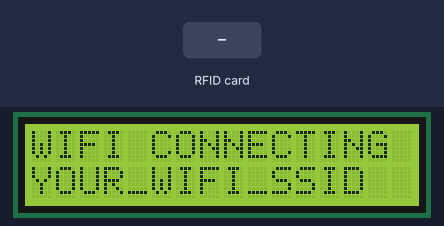
The sketch below on a simulated ESP32. Parts: 16×2 character LCD. Inputs (shaded band) come from the test bench. WiFi joins after 1.5 s; servers stay silent unless stated.

Above: at 1.3 s.
1.4 s: RFID card 5E 7A 19 C4 held to the reader
At 1.6 s:
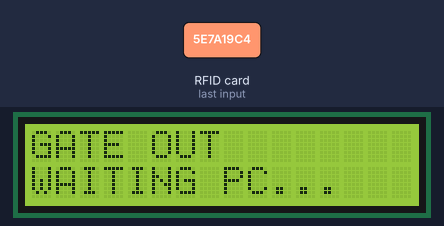
At 2.7 s:
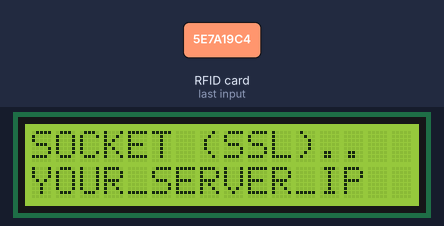
4.4 s: RFID card 5E 7A 19 C4 held to the reader
At 5.0 s:
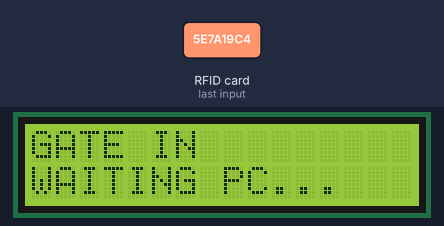
Timing chart, 0 to 7.4 s (numbered marks = the images above; inputs shaded):
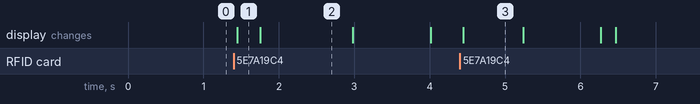

Measured:
- after the input at 1.4 s, the display: changes after 0.05 s (image 1)
- after the input at 4.4 s, the display: changes at once (image 3)
- what the display in image 2 shows lasts 1.2 s, from 1.8 s to 3.0 s
- what the display in image 3 shows lasts 0.8 s, from 4.4 s to 5.2 s

The sketch:

baidoxe.ino
```cpp
#include <ArduinoJson.h>
#include <ESP32Servo.h>
#include <LiquidCrystal_I2C.h>
#include <MFRC522.h>
#include <SPI.h>
#include <WiFi.h>
#include <Wire.h>

#include "config.h"

#include <WiFiClientSecure.h>

WiFiClientSecure client;

// =====================================================================
// PIN DEFINITIONS
// =====================================================================
#define SS_PIN_IN 5
#define RST_PIN_IN 25
#define SS_PIN_OUT 15
#define RST_PIN_OUT 26
#define SERVO_IN_PIN 32
#define SERVO_OUT_PIN 33
#define TRIG_IN 27
#define ECHO_IN 34
#define TRIG_OUT 4
#define ECHO_OUT 35

// Config
#define ULTRA_THRESHOLD_CM 10
#define SERVO_OPEN_ANGLE 90
#define SERVO_CLOSED_ANGLE 0
#define SERVO_MAX_OPEN_MS 15000

// Hardware Init
// Hardware Init
LiquidCrystal_I2C lcd(0x27, 16, 2);
MFRC522 mfrc_in(SS_PIN_IN, RST_PIN_IN);
MFRC522 mfrc_out(SS_PIN_OUT, RST_PIN_OUT);
Servo servo_in, servo_out;

// =====================================================================
// STATE & COMMUNICATION
// =====================================================================
enum GateResponse {
  STATUS_WAIT,
  STATUS_SUCCESS,
  STATUS_REJECT,
  STATUS_WRONG_WAY,
  STATUS_MANUAL_OPEN
};

struct GateMsg {
  GateResponse status;
  long fee;
};

QueueHandle_t queueIn;
QueueHandle_t queueOut;

SemaphoreHandle_t lcdMutex;
SemaphoreHandle_t spiMutex;
SemaphoreHandle_t socketMutex;

// =====================================================================
// HELPERS
// =====================================================================

void updateLCD(const char *line1, String line2) {
  if (xSemaphoreTake(lcdMutex, portMAX_DELAY)) {
    lcd.clear();
    lcd.setCursor(0, 0);
    lcd.print(line1);
    lcd.setCursor(0, 1);
    lcd.print(line2);
    xSemaphoreGive(lcdMutex);
  }
}

float getDistance(int trig, int echo) {
  digitalWrite(trig, LOW);
  delayMicroseconds(2);
  digitalWrite(trig, HIGH);
  delayMicroseconds(10);
  digitalWrite(trig, LOW);
  long duration = pulseIn(echo, HIGH, 26000); // ~4m max
  return (duration == 0) ? 999 : (duration / 2.0) / 29.1;
}

void sendJson(const char *gate, const char *action, String uid,
              const char *msg) {
  if (client.connected()) {
    StaticJsonDocument<256> doc;
    doc["gate"] = gate;
    doc["action"] = action;
    doc["uid"] = uid;
    doc["msg"] = msg;
    doc["auth"] = AUTH_TOKEN;

    if (xSemaphoreTake(socketMutex, portMAX_DELAY)) {
      serializeJson(doc, client);
      client.println();
      xSemaphoreGive(socketMutex);
    }
  }
}

void maintainConnection() {
  if (WiFi.status() != WL_CONNECTED) {
    updateLCD("WIFI CONNECTING", ssid);
    WiFi.begin(ssid, password);
    unsigned long start = millis();
    while (WiFi.status() != WL_CONNECTED && millis() - start < 10000) {
      vTaskDelay(pdMS_TO_TICKS(500));
    }
  }

  if (WiFi.status() == WL_CONNECTED && !client.connected()) {
    updateLCD("SOCKET (SSL)..", server_ip);
    client.setInsecure(); // Chấp nhận chứng chỉ tự ký (test)
    client.connect(server_ip, server_port);
    client.setTimeout(1000); // Tăng timeout cho handshake SSL
    vTaskDelay(pdMS_TO_TICKS(1000));

    if (client.connected()) {
      updateLCD("SYSTEM READY", "WIFI + SOCKET");
    }
  }
}

bool waitVehicle(int trig, int echo, MFRC522 &mfrc, const char *gate,
                 Servo &srv) {
  unsigned long start = millis();
  bool detected = false;
  bool passed = false;

  while (millis() - start < SERVO_MAX_OPEN_MS) {
    float d = getDistance(trig, echo);
    if (!detected && d < ULTRA_THRESHOLD_CM) {
      detected = true;
    } else if (detected && d >= ULTRA_THRESHOLD_CM) {
      vTaskDelay(pdMS_TO_TICKS(100));
      passed = true;
      break;
    }

    // --- KIỂM TRA THẺ QUÉT THÊM (BÁO BẬN) ---
    if (xSemaphoreTake(spiMutex, 0)) {
      if (mfrc.PICC_IsNewCardPresent() && mfrc.PICC_ReadCardSerial()) {
        updateLCD(gate, "BUSY! PLS WAIT");
        mfrc.PICC_HaltA();
      }
      xSemaphoreGive(spiMutex);
    }

    vTaskDelay(pdMS_TO_TICKS(50));
  }

  srv.write(SERVO_CLOSED_ANGLE);
  vTaskDelay(
      pdMS_TO_TICKS(600)); // Đợi 0.6s vừa đủ để servo quay về vị trí đóng
  srv.detach();

  updateLCD("PARKING SYSTEM", "READY...");
  return passed;
}

// =====================================================================
// TASKS
// =====================================================================

void TaskSocketListener(void *pv) {
  while (1) {
    bool hasData = false;

    // Bảo vệ việc kiểm tra Socket
    if (xSemaphoreTake(socketMutex, portMAX_DELAY)) {
      if (client.connected() && client.available()) {
        hasData = true;
      }
      xSemaphoreGive(socketMutex);
    }

    if (hasData) {
      String line = "";
      if (xSemaphoreTake(socketMutex, portMAX_DELAY)) {
        line = client.readStringUntil('\n');
        xSemaphoreGive(socketMutex);
      }

      line.trim();
      if (line.length() > 0) {
        StaticJsonDocument<300> doc;
        DeserializationError error = deserializeJson(doc, line);
        if (!error) {
          String gate = doc["gate"];
          String action = doc["action"];

          if (action == "AUTH") {
            String status = doc["status"];
            GateMsg msg;
            msg.fee = doc.containsKey("fee") ? doc["fee"] : 0;
            msg.status = STATUS_REJECT;

            if (status == "SUCCESS")
              msg.status = STATUS_SUCCESS;
            else if (status == "WRONG_WAY")
              msg.status = STATUS_WRONG_WAY;

            if (gate == "IN")
              xQueueSend(queueIn, &msg, 0);
            else if (gate == "OUT")
              xQueueSend(queueOut, &msg, 0);

          } else if (action == "OPEN") {
            GateMsg msg = {STATUS_MANUAL_OPEN, 0};
            if (gate == "IN")
              xQueueSend(queueIn, &msg, 0);
            else if (gate == "OUT")
              xQueueSend(queueOut, &msg, 0);
          }
        }
      }
    }
    vTaskDelay(pdMS_TO_TICKS(1));
  }
}

void TaskGate(void *pv) {
  bool isInsideGate = (bool)pv;
  MFRC522 &mfrc = isInsideGate ? mfrc_in : mfrc_out;
  Servo &srv = isInsideGate ? servo_in : servo_out;
  const char *lcdName = isInsideGate ? "GATE IN" : "GATE OUT";
  int trig = isInsideGate ? TRIG_IN : TRIG_OUT;
  int echo = isInsideGate ? ECHO_IN : ECHO_OUT;

  while (1) {
    bool triggerOpen = false;
    String scannedUid = "";
    GateMsg receivedMsg;

    // 1. Kiểm tra lệnh mở cổng (Thủ công hoặc từ Socket)
    if (xQueueReceive(isInsideGate ? queueIn : queueOut, &receivedMsg, 0) ==
        pdTRUE) {
      if (receivedMsg.status == STATUS_MANUAL_OPEN) {
        triggerOpen = true;
        updateLCD(lcdName, "MANUAL OPENING");
      }
    }

    // 2. Scan RFID (Nếu chưa được mở thủ công)
    bool cardFound = false;
    if (!triggerOpen) {
      if (xSemaphoreTake(spiMutex, portMAX_DELAY)) {
        if (mfrc.PICC_IsNewCardPresent() && mfrc.PICC_ReadCardSerial()) {
          for (byte i = 0; i < mfrc.uid.size; i++) {
            scannedUid += String(mfrc.uid.uidByte[i] < 0x10 ? "0" : "") +
                          String(mfrc.uid.uidByte[i], HEX) +
                          (i == mfrc.uid.size - 1 ? "" : " ");
          }
          scannedUid.toUpperCase();
          cardFound = true;
        }
        xSemaphoreGive(spiMutex);
      }
    }

    if (cardFound) {
      // 1. GỬI YÊU CẦU NGAY LẬP TỨC
      sendJson(isInsideGate ? "GATE IN" : "GATE OUT", "CHECK", scannedUid,
               "Auth Req");
      updateLCD(lcdName, "WAITING PC...");

      // 2. Chờ kết quả từ Queue thay vì dùng loop polling
      if (xQueueReceive(isInsideGate ? queueIn : queueOut, &receivedMsg,
                        pdMS_TO_TICKS(5000)) == pdTRUE) {
        if (receivedMsg.status == STATUS_SUCCESS) {
          triggerOpen = true;
          if (!isInsideGate) {
            updateLCD("SUCCESS! EXIT",
                      "FEE: " + String(receivedMsg.fee) + "VND");
            vTaskDelay(pdMS_TO_TICKS(500));
          } else {
            updateLCD(lcdName, "SUCCESS! WELCOME");
          }
        } else if (receivedMsg.status == STATUS_WRONG_WAY) {
          updateLCD(lcdName, "ALREDY IN/OUT");
        } else if (receivedMsg.status == STATUS_REJECT) {
          updateLCD(lcdName, "CARD REJECTED");
        } else if (receivedMsg.status == STATUS_MANUAL_OPEN) {
          triggerOpen = true;
          updateLCD(lcdName, "MANUAL OPENING");
        }
      } else {
        updateLCD(lcdName, "PC TIMEOUT");
      }

      if (xSemaphoreTake(spiMutex, portMAX_DELAY)) {
        mfrc.PICC_HaltA();
        xSemaphoreGive(spiMutex);
      }
    }

    // 3. Servo Action
    if (triggerOpen) {
      srv.attach(isInsideGate ? SERVO_IN_PIN : SERVO_OUT_PIN);
      srv.write(SERVO_OPEN_ANGLE);

      if (waitVehicle(trig, echo, mfrc, lcdName, srv)) {
        sendJson(isInsideGate ? "GATE IN" : "GATE OUT", "DONE", scannedUid,
                 "Process Complete");
      } else {
        updateLCD(lcdName, "TIMEOUT! CLOSED");
        vTaskDelay(pdMS_TO_TICKS(1000));
      }
    }
    vTaskDelay(pdMS_TO_TICKS(20));
  }
}

void setup() {
  lcdMutex = xSemaphoreCreateMutex();
  spiMutex = xSemaphoreCreateMutex();
  socketMutex = xSemaphoreCreateMutex();

  queueIn = xQueueCreate(5, sizeof(GateMsg));
  queueOut = xQueueCreate(5, sizeof(GateMsg));

  Wire.begin(21, 22);
  lcd.init();
  lcd.backlight();
  lcd.clear();

  // Dùng chung một bus SPI duy nhất cho cả 2 cổng
  SPI.begin(18, 19, 23);
  mfrc_in.PCD_Init();
  mfrc_out.PCD_Init();
  ESP32PWM::allocateTimer(0);
  ESP32PWM::allocateTimer(1);

  servo_in.write(SERVO_CLOSED_ANGLE);
  servo_out.write(SERVO_CLOSED_ANGLE);
  pinMode(TRIG_IN, OUTPUT);
  pinMode(ECHO_IN, INPUT);
  pinMode(TRIG_OUT, OUTPUT);
  pinMode(ECHO_OUT, INPUT);

  xTaskCreatePinnedToCore(TaskSocketListener, "Socket", 4096, NULL, 3, NULL, 0);
  xTaskCreatePinnedToCore(TaskGate, "IN", 4096, (void *)true, 1, NULL, 1);
  xTaskCreatePinnedToCore(TaskGate, "OUT", 4096, (void *)false, 1, NULL, 1);

  updateLCD("PARKING SYSTEM", "READY...");
}

void loop() {
  maintainConnection();
  vTaskDelay(pdMS_TO_TICKS(1000));
}
```

config.h
```cpp
#ifndef CONFIG_H
#define CONFIG_H

// WiFi Configuration
const char *ssid = "YOUR_WIFI_SSID";   // Thay tên WiFi của bạn
const char *password = "YOUR_WIFI_PASSWORD"; // Thay mật khẩu WiFi

// Server Configuration
const char *server_ip = "YOUR_SERVER_IP"; // Thay IP của máy tính chạy Python
const uint16_t server_port = 5000;

// Security Configuration
#define AUTH_TOKEN "YOUR_SECRET_TOKEN"

#endif
```
